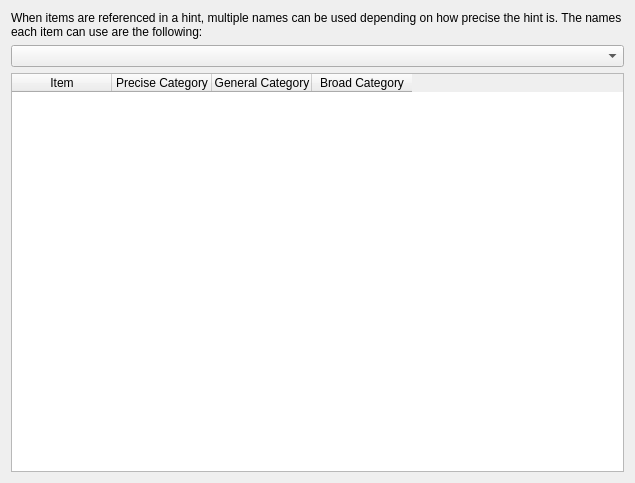
              <widget class="QWidget" name="hint_item_names_scroll_contents">
               <property name="geometry">
                <rect>
                 <x>0</x>
                 <y>0</y>
                 <width>635</width>
                 <height>483</height>
                </rect>
               </property>
               <layout class="QVBoxLayout" name="hint_item_names_scroll_layout">
                <item>
                 <widget class="QLabel" name="hint_item_names_label">
                  <property name="text">
                   <string>&lt;html&gt;&lt;head/&gt;&lt;body&gt;&lt;p&gt;When items are referenced in a hint, multiple names can be used depending on how precise the hint is. The names each item can use are the following:&lt;/p&gt;&lt;/body&gt;&lt;/html&gt;</string>
                  </property>
                  <property name="alignment">
                   <set>Qt::AlignLeading|Qt::AlignLeft|Qt::AlignTop</set>
                  </property>
                  <property name="wordWrap">
                   <bool>true</bool>
                  </property>
                 </widget>
                </item>
                <item>
                 <widget class="QComboBox" name="hint_item_names_game_combo"/>
                </item>
                <item>
                 <widget class="QTableWidget" name="hint_item_names_tree_widget">
                  <property name="editTriggers">
                   <set>QAbstractItemView::NoEditTriggers</set>
                  </property>
                  <property name="sortingEnabled">
                   <bool>true</bool>
                  </property>
                  <column>
                   <property name="text">
                    <string>Item</string>
                   </property>
                  </column>
                  <column>
                   <property name="text">
                    <string>Precise Category</string>
                   </property>
                  </column>
                  <column>
                   <property name="text">
                    <string>General Category</string>
                   </property>
                  </column>
                  <column>
                   <property name="text">
                    <string>Broad Category</string>
                   </property>
                  </column>
                 </widget>
                </item>
               </layout>
              </widget>
